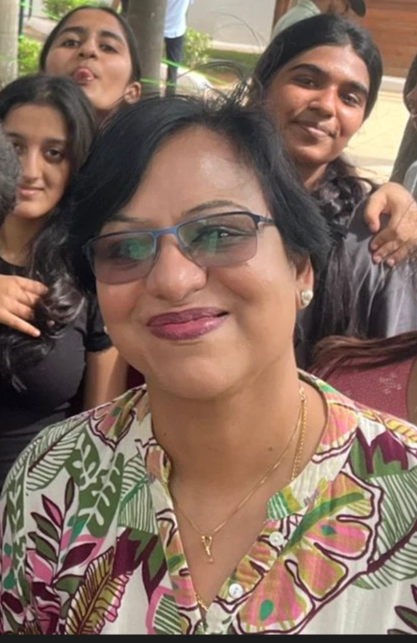
#> input picture tools/ref/zoya_face.png, 834 x 1286 px (shown at 1/2 size); its folder holds 6 pictures in this run
$ python zoya.py
#> lines starting #> are read from the running program, lines starting #| are printed output that depends on the picture
#!/usr/bin/env python3
"""Builds Dr Zoya (Manju Mania's first-floor spotter) as a low-poly rigged GLB, plus her
character profile sheet, from the reference photos tools/ref/zoya_face.png (close selfie)
and tools/ref/zoya_full.png (seated, shows the outfit).

    python3 tools/zoya.py           -> public/models/zoya.glb
                                       public/models/zoya_albedo.png
                                       tools/ref/zoya_profile.png

Same design principles as tools/manju.py / tools/crawler.py: body parts are stacks of
horizontal rings (proportions from the photos, 1.73 m = 5'8"), the photos are baked into one
512x512 atlas sampled NEAREST (face projected from the selfie, leaf-print shirt and capris
tiled from the seated photo), under 1500 triangles, the same 18-bone rig and bone names as
Manju. Her tinted glasses faintly catch the light (emissive). Faces +Z, Y up, L = +X.
Animations (in place):
  Idle       - standing, slowly scanning the corridor (4 s loop)
  Walk       - measured patrol walk, 1.2 s cycle, WALK_STRIDE m per cycle
  LookAround - stops and turns head and shoulders left/right (3 s loop)
  Spot       - freezes, head snaps to you, points, throws her arm up to summon (2.0 s)
  Point      - holds the point at you, trembling (2 s loop, play after Spot)
"""
import io, json, math, os, struct, sys
import numpy as np
from PIL import Image, ImageDraw, ImageFont

NAME = 'DR ZOYA'
TAU = 2 * math.pi
HERE = os.path.dirname(os.path.abspath(__file__))
REF = os.path.join(HERE, 'ref')
OUT_DIR = os.path.join(HERE, '..', 'public', 'models')
AW, AH = 512, 512
D = math.radians

def norm(v):
    n = np.linalg.norm(v)
    return v / n if n > 1e-12 else v

def smooth(a, b, x):
    t = min(max((x - a) / (b - a), 0.0), 1.0)
    return t * t * (3 - 2 * t)

def interp(x, pts):
    xs, ys = zip(*sorted(pts))
    return float(np.interp(x, xs, ys))

# ------------------------------------------------------------- reference photos
FACE_IMG = np.array(Image.open(os.path.join(REF, 'zoya_face.png')).convert('RGB')).astype(np.float64)
FULL_IMG = np.array(Image.open(os.path.join(REF, 'zoya_full.png')).convert('RGB')).astype(np.float64)
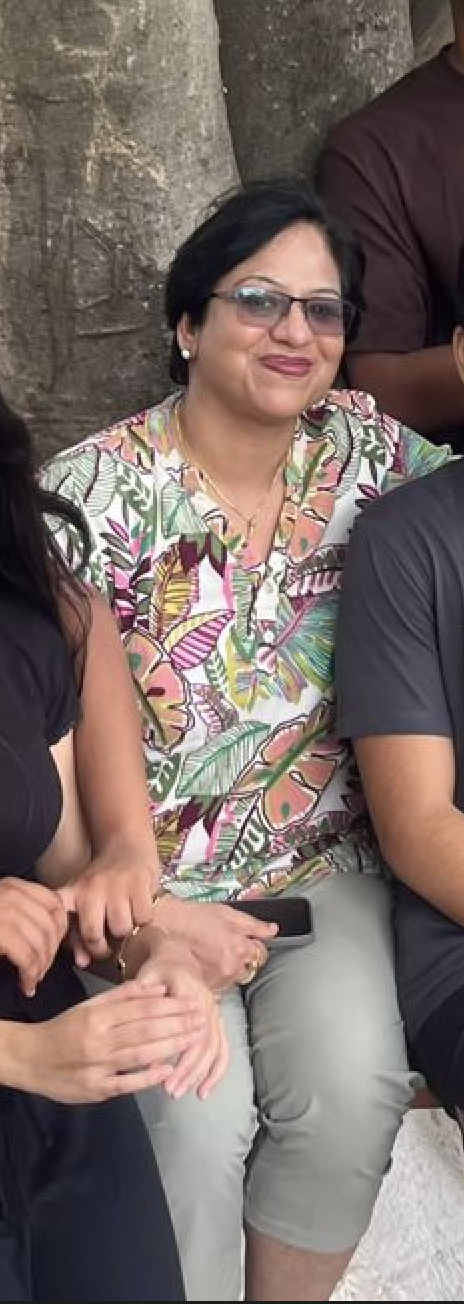
#> input picture tools/ref/zoya_full.png, 464 x 1304 px
def px(img, x, y):
    return img[int(np.clip(round(y), 0, img.shape[0] - 1)), int(np.clip(round(x), 0, img.shape[1] - 1))]
def patch(img, x0, y0, x1, y1):
#> called with x0 = 150, y0 = 540, x1 = 325, y1 = 850
    return img[y0:y1, x0:x1]
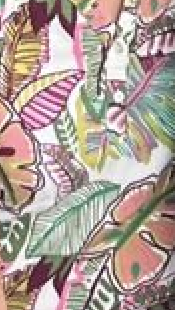
#> returned value: shape (310, 175, 3) float64; mean of channels 0, 1, 2 174.6, 158, 150.5; drawn as R, G, B
def tile(pt, u, v):
    h, w = pt.shape[:2]
    def m(a, n):
        a = int(math.floor(a)) % (2 * n)
        return a if a < n else 2 * n - 1 - a
    return pt[m(v, h), m(u, w)]

SHIRT = patch(FULL_IMG, 150, 540, 325, 850)     # tropical leaf print
PANTS = patch(FULL_IMG, 190, 1060, 330, 1240)   # pale grey-green capris
#> call 2 of patch, with x0 = 190, y0 = 1060, x1 = 330, y1 = 1240
#> in patch (call 2), `return img[y0:y1, x0:x1]`:
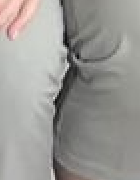
#> returned value: shape (180, 140, 3) float64; mean of channels 0, 1, 2 154.7, 153.2, 149.4; drawn as R, G, B
HAIR = patch(FACE_IMG, 520, 300, 600, 420)
#> call 3 of patch, with x0 = 520, y0 = 300, x1 = 600, y1 = 420
#> in patch (call 3), `return img[y0:y1, x0:x1]`:
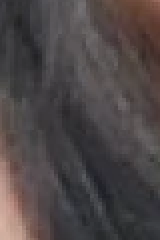
#> returned value: shape (120, 80, 3) float64 (shown 2 times larger); mean of channels 0, 1, 2 77, 70, 70.5; drawn as R, G, B
SKIN = patch(FACE_IMG, 420, 690, 470, 730).reshape(-1, 3).mean(0)
#> call 4 of patch, with x0 = 420, y0 = 690, x1 = 470, y1 = 730
#> in patch (call 4), `return img[y0:y1, x0:x1]`:
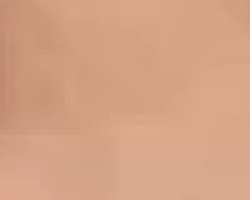
#> returned value: shape (40, 50, 3) float64 (shown 5 times larger); mean of channels 0, 1, 2 213.6, 161.8, 132.3; drawn as R, G, B
#> SKIN = [213.6, 161.8, 132.3]
SKIN_ARM = patch(FULL_IMG, 140, 860, 165, 900).reshape(-1, 3).mean(0)
#> in patch (call 5), `return img[y0:y1, x0:x1]`:
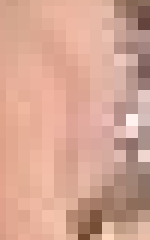
#> returned value: shape (40, 25, 3) float64 (shown 6 times larger); mean of channels 0, 1, 2 212.6, 164.9, 146.9; drawn as R, G, B
#> SKIN_ARM = [212.6, 164.9, 146.9]
GOLD = np.array([196, 160, 92.0])
SANDAL = np.array([78, 58, 48.0])
SOLE = np.array([40, 34, 30.0])

# face: selfie pixel anchors for model X / Y on the front of the head
FACE_X = [(-.078, 198), (-.031, 265), (0, 362), (.031, 455), (.078, 592)]
FACE_Y = [(1.712, 228), (1.68, 292), (1.615, 492), (1.578, 592), (1.555, 650), (1.525, 715), (1.50, 765), (1.485, 790)]
HAIRLINE, CHIN_Y = 1.672, 1.50
LENSES = [((265, 505), (98, 62)), ((455, 485), (92, 62))]

# ------------------------------------------------------------- skeleton
J = {}; PARENT = {}
def bone(name, pos, parent=None):
    J[name] = np.array(pos, float); PARENT[name] = parent
bone('root', (0, 0, 0))
bone('hips', (0, .92, 0), 'root')
bone('spine', (0, 1.06, 0), 'hips')
bone('chest', (0, 1.22, 0), 'spine')
bone('neck', (0, 1.43, -.008), 'chest')
bone('head', (0, 1.50, 0), 'neck')
for sd, s in (('L', 1), ('R', -1)):
    bone('upperArm' + sd, (s * .19, 1.37, -.005), 'chest')
    bone('foreArm' + sd, (s * .22, 1.10, -.005), 'upperArm' + sd)
    bone('hand' + sd, (s * .235, .86, .01), 'foreArm' + sd)
    bone('thigh' + sd, (s * .10, .86, 0), 'hips')
    bone('shin' + sd, (s * .10, .47, .005), 'thigh' + sd)
    bone('foot' + sd, (s * .10, .075, -.01), 'shin' + sd)
BONES = list(J.keys())
BI = {n: i for i, n in enumerate(BONES)}

# ------------------------------------------------------------- parts
class Part:
    def __init__(self, name, rows, nth, region, sampler, weights, e=.9, cap_top=False, cap_bot=False):
        self.name, self.rows, self.nth, self.region = name, np.array(rows, float), nth, region
        self.sampler, self.weights, self.e = sampler, weights, e
        self.cap_top, self.cap_bot = cap_top, cap_bot
        self.nt = len(rows) - 1
        self.lump = None
    def fn(self, th, t):
        k = min(max(t, 0), 1) * self.nt
        i = min(int(k), self.nt - 1); u = k - i
        Y, cx, cz, rx, zf, zb = self.rows[i] * (1 - u) + self.rows[i + 1] * u
        s, c = math.sin(th), math.cos(th)
        x = rx * math.copysign(abs(s) ** self.e, s)
        z = (zf if c > 0 else zb) * math.copysign(abs(c) ** self.e, c)
        if self.lump:
            f = self.lump(th, Y)
            x, z = x * f, z * f
        return np.array([cx + x, Y, cz + z])

COL_ROWS = [(.79, 0, 0, .17, .11, .11), (.845, 0, 0, .195, .12, .125), (.885, 0, 0, .21, .128, .132),
            (.96, 0, 0, .195, .122, .122), (1.04, 0, 0, .178, .12, .112), (1.12, 0, .005, .182, .13, .112),
            (1.20, 0, .008, .186, .137, .11), (1.28, 0, .006, .19, .122, .105), (1.34, 0, 0, .185, .102, .096),
            (1.39, 0, -.004, .148, .086, .086), (1.425, 0, -.008, .075, .066, .06), (1.46, 0, -.008, .055, .055, .052),
            (1.485, 0, -.004, .058, .066, .056),
            (1.505, 0, .004, .063, .084, .07), (1.53, 0, .004, .07, .094, .084), (1.555, 0, .004, .074, .099, .09),
            (1.578, 0, .004, .076, .104, .095), (1.615, 0, .004, .078, .097, .10), (1.645, 0, .004, .082, .095, .105),
            (1.672, 0, .004, .088, .094, .108), (1.695, 0, .004, .088, .088, .105), (1.715, 0, .004, .075, .07, .09),
            (1.727, 0, .004, .048, .045, .058), (1.732, 0, .004, .024, .022, .03)]
H = COL_ROWS[-1][0]

def arm_rows(s):
    r = [(1.395, .165, 0, .05, .055, .055), (1.35, .198, 0, .062, .064, .064), (1.28, .208, 0, .06, .062, .062),
         (1.15, .218, 0, .06, .062, .062), (1.14, .219, 0, .044, .046, .046),
         (1.10, .221, 0, .042, .043, .043), (1.00, .227, .004, .038, .039, .039), (.90, .232, .008, .033, .034, .034),
         (.87, .234, .009, .03, .031, .031), (.84, .235, .01, .021, .044, .044), (.80, .235, .012, .019, .042, .042),
         (.76, .235, .014, .014, .028, .028)]
    return [(Y, s * cx, cz, rx, zf, zb) for Y, cx, cz, rx, zf, zb in r]

def leg_rows(s):
    r = [(.88, .092, 0, .1, .104, .104), (.80, .10, 0, .095, .098, .098), (.70, .10, 0, .086, .088, .088),
         (.60, .10, .003, .076, .078, .078), (.50, .10, .006, .066, .068, .068), (.33, .10, 0, .062, .063, .063), (.31, .10, 0, .05, .052, .052), (.22, .10, -.004, .046, .047, .047),
         (.13, .10, -.008, .036, .037, .037), (.08, .10, -.01, .032, .034, .034)]
    return [(Y, s * cx, cz, rx, zf, zb) for Y, cx, cz, rx, zf, zb in r]

def foot_part(s):
    cx = s * .10
    z0, z1 = -.055, .19
    # [6 lines left out: function fn, not called in this run]
    p = Part('foot' + ('L' if s > 0 else 'R'), [(0,) * 6] * 2, 8, None, None, None)
    p.fn = fn; p.nt = 6
    return p

def hair_bob(th, Y):
    """Short bob: hair volume on the sides and back from the crown down to the jaw."""
    c = math.cos(th)
    side_back = 1 - max(c, 0) ** 1.5
    band = smooth(1.49, 1.53, Y) * (1 - smooth(1.70, 1.73, Y))
    crown = smooth(1.66, 1.69, Y) * max(c, 0) * .5                 # hair over the forehead
    wave = 1 + .02 * math.sin(th * 7 + Y * 120)
    return 1 + (.13 * band * side_back + .06 * crown) * wave

# ------------------------------------------------------------- samplers
def is_bg(c):
    return c.mean() > 200 or (c[2] > c[0] + 10)                      # sky / background

def in_lens(x, y):
    return any(((x - cx) / rx) ** 2 + ((y - cy) / ry) ** 2 < 1 for (cx, cy), (rx, ry) in LENSES)

def face_xy(X, Y):
    k = interp(Y, [(1.485, .55), (1.50, .62), (1.53, .82), (1.555, 1.0)])   # jaw narrows
    return 362 + (interp(X, FACE_X) - 362) * k, interp(Y, FACE_Y)

def col_column(P, N, th):
    X, Y, Z = P
    c = math.cos(th)
    if Y > 1.42:
        hair_zone = (Y > HAIRLINE + .005) or (c < .25 and Y > 1.50) or (c < -.1 and Y > 1.47)
        if Y > 1.64 and c > .3 and X < -.02 and Y < 1.69:
            hair_zone = True                                           # side-swept fringe
        if hair_zone:
            u = (th + math.pi) / TAU * 140
            col = tile(HAIR, u * .8, (H - Y) * 500)
            return np.minimum(col, 90) * (.8 + .12 * math.sin(u * 1.7 + Y * 300))
        if Y > CHIN_Y - .012 and c > .25:
            x, y = face_xy(X, Y)
            col = px(FACE_IMG, x, y)
            return SKIN if is_bg(col) else col
        if c > .3 and Y < 1.49:                                        # throat + V-neck skin
            return px(FACE_IMG, 362 + X * 2600, interp(Y, [(1.42, 900), (1.49, 800)]))
        return SKIN * .85
    if Y < .865:
        return col_pants(P, N, th)
    u = th / TAU * 1.0 * 560 + SHIRT.shape[1] / 2              # unmirrored patch centred on the front
    col = tile(SHIRT, u, (1.45 - Y) * 560).copy()
    vb = 1.34                                                         # V-neck opening
    if c > .55 and Y > vb and abs(X) < .055 * (Y - vb) / (1.425 - vb):
        col = px(FACE_IMG, 362 + X * 2200, interp(Y, [(vb, 1010), (1.425, 860)]))
        if is_bg(col):
            col = SKIN
    elif c > .55 and Y > vb - .01 and abs(abs(X) - .055 * (Y - vb) / (1.425 - vb)) < .006:
        col = col * .7                                                # collar edge
    if c > .6 and abs(X) < .005 and Y < vb:
        col = col * .85
        for by in (1.31, 1.24, 1.17, 1.10):
            if abs(Y - by) < .006:
                col = np.array([236, 236, 232.0])                    # white buttons
    # gold chain + pendant on the skin of the V
    chain_y = 1.425 - .1 * (1 - (X / .07) ** 2) if abs(X) < .07 else 9
    if c > .4 and abs(Y - chain_y) < .003:
        col = GOLD
    if c > .6 and abs(X) < .006 and abs(Y - 1.33) < .008:
        col = GOLD
    if Y < .88:
        col = col * .8                                                # hem shadow
    return col

# [9 lines left out: function col_pants, not called in this run]

def col_arm(s):
    # [14 lines left out: function f, not called in this run]
    return f

# [22 lines left out: functions col_foot, w_column, not called in this run]

def w_arm(sd):
    # [7 lines left out: function f, not called in this run]
    return f

def w_leg(sd):
    # [5 lines left out: function f, not called in this run]
    return f

PARTS = []
COLP = Part('column', COL_ROWS, 12, (0, 0, 288, 256), col_column, w_column, e=.85, cap_top=True)
COLP.lump = hair_bob
PARTS.append(COLP)
for sd, s in (('L', 1), ('R', -1)):
    PARTS.append(Part('arm' + sd, arm_rows(s), 8, (288 + (0 if s > 0 else 80), 0, 80, 256),
                      col_arm(s), w_arm(sd), e=.9, cap_bot=True))
    PARTS.append(Part('leg' + sd, leg_rows(s), 8, ((0 if s > 0 else 112), 256, 112, 160),
                      col_pants, w_leg(sd), e=.9))
    fp = foot_part(s)
    fp.region = (224 + (0 if s > 0 else 96), 256, 96, 96)
    fp.sampler = col_foot
    fp.weights = (lambda sd: (lambda P: {'foot' + sd: 1.0}))(sd)
    fp.cap_top = fp.cap_bot = True
    PARTS.append(fp)

def surface_normal(p, th, t):
    e = 1e-3
    n = np.cross(p.fn(th + e, t) - p.fn(th - e, t), p.fn(th, min(t + e, 1)) - p.fn(th, max(t - e, 0)))
    P = p.fn(th, t)
    c = np.mean([p.fn(a, t) for a in (0, 1.57, 3.14, -1.57)], axis=0); c[1] = P[1]
    if np.linalg.norm(n) < 1e-10:
        n = P - c
    n = norm(n)
    return -n if np.dot(n, P - c) < 0 else n

# ------------------------------------------------------------- build
atlas = np.zeros((AH, AW, 3)) + 40
EMI = np.zeros((AH, AW, 3))
positions, normals, uvs, joints, weights, tris = [], [], [], [], [], []
# [7 lines left out: function add_vertex, not called in this run]

for p in PARTS:
    x0, y0, w, h = p.region
    for j in range(h):
        t = 1 - (j + .5) / h
        for i in range(w):
            th = -math.pi + TAU * (i + .5) / w
            P = p.fn(th, t)
#> (the run stopped early here; a loop or call above may not have finished)
